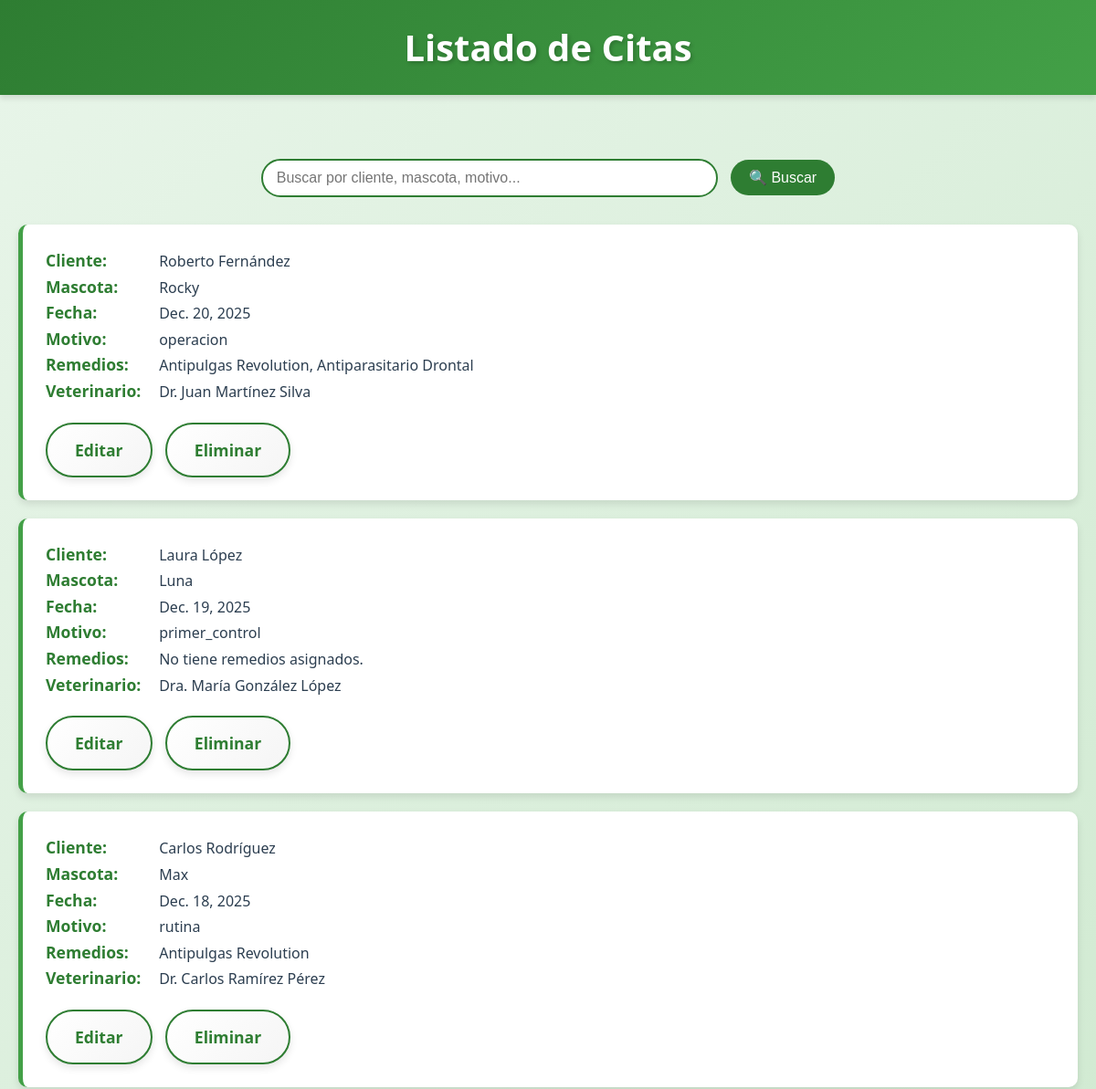
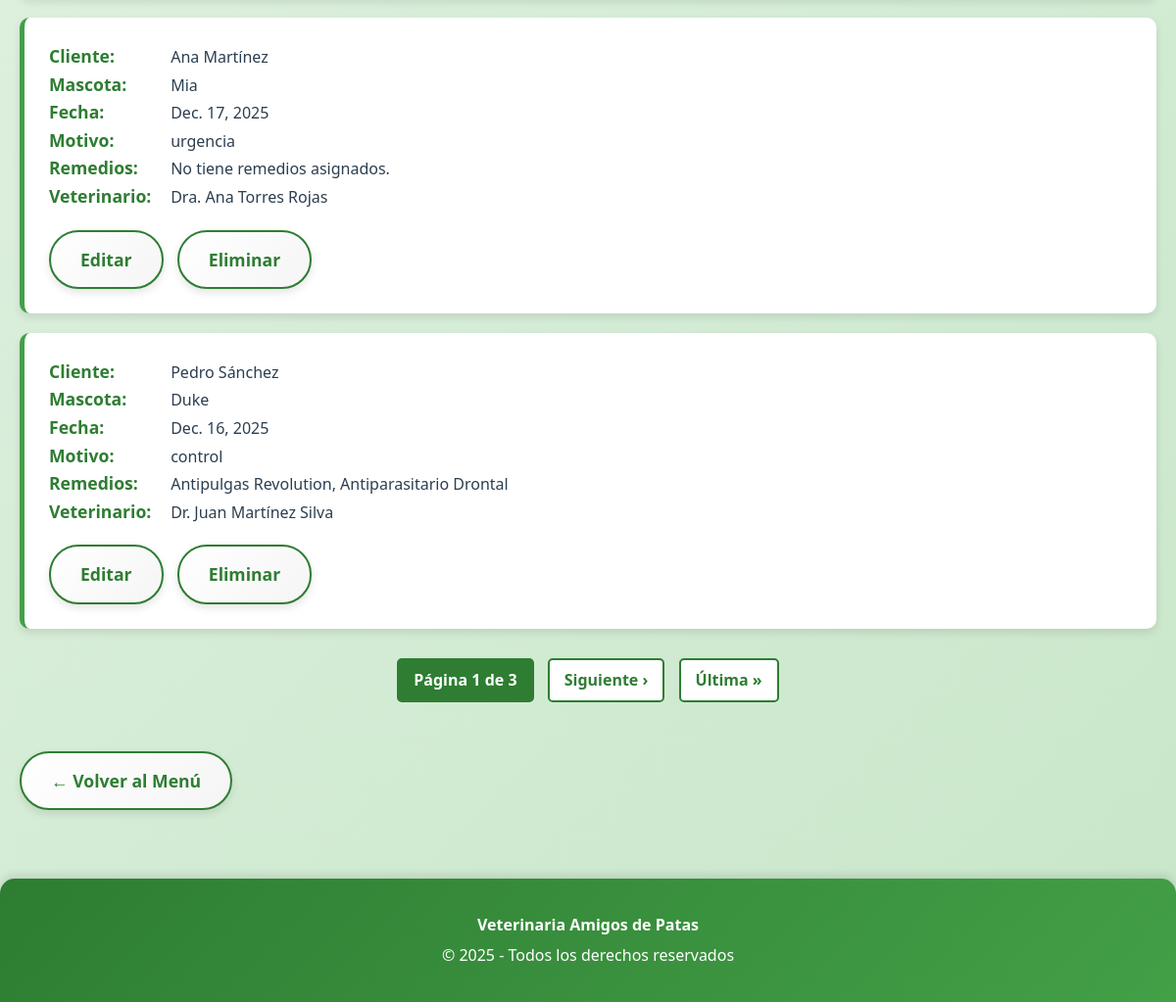
/citas/ (signed in), run on the app's committed database (2 pictures, top to bottom).
### appVeterinaria/models.py (models this page shows, shortened)
class CitaMascota(models.Model):
    MOTIVO_CHOICES = [
        ('control', 'Control'),
        ('urgencia', 'Urgencia'),
        ('rutina', 'Rutina'),
        ('primer_control', 'Primer Control'),
        ('operacion', 'Operación'),
    ]
    dato_cliente = models.ForeignKey('ClienteVet', on_delete=models.CASCADE)
    dato_mascota = models.ForeignKey('Mascota', on_delete=models.CASCADE)
    fecha_cita = models.DateField()
    motivo_cita = models.CharField(max_length=100, choices=MOTIVO_CHOICES)
    remedio_cita = models.ManyToManyField(Remedio, blank=True)  # Permite múltiples remedios o ninguno
    veterinario = models.ForeignKey('Veterinario', on_delete=models.SET_NULL, null=True, blank=True)

class ClienteVet(models.Model):
    nombre = models.CharField(
        max_length=60,
        validators=[RegexValidator(
            regex=r'^[a-zA-ZáéíóúÁÉÍÓÚñÑ\s]+$',
            message="El nombre solo puede contener letras y espacios.")]
    )
    apellido = models.CharField(
        max_length=45,
        validators=[RegexValidator(
            regex=r'^[a-zA-ZáéíóúÁÉÍÓÚñÑ\s]+$',
            message="El apellido solo puede contener letras y espacios.")]
    )
    telefono = models.CharField(
        max_length=12,
        validators=[RegexValidator(
            regex=r'^\d{9,12}$',
            message="El teléfono debe contener entre 9 y 12 dígitos.")]
    )
    email = models.EmailField(
        max_length=80,
        unique=True,
        error_messages={"unique": "Este correo electrónico ya está registrado."}
    )
    rut = models.CharField(
        max_length=13,
        unique=True,
        validators=[RegexValidator(
            regex=r'^\d{1,2}\.\d{3}\.\d{3}-[\dkK]$',
            message="El RUT debe tener el formato 12.345.678-K.")]
    )
    direccion = models.CharField(
        max_length=200,
        validators=[MinLengthValidator(10, "La dirección debe tener al menos 10 caracteres.")]
    )

class Mascota(models.Model):
    SEXO_CHOICES = [('Macho', 'Macho'), ('Hembra', 'Hembra')]
    ESPECIE_CHOICES = [('Perro', 'Perro'), ('Gato', 'Gato'), ('Otro', 'Otro')]
    nombre_mascota = models.CharField(max_length=50)
    sexo_mascota = models.CharField(max_length=10, choices=SEXO_CHOICES)
    edad_mascota = models.IntegerField(
        validators=[
            MinValueValidator(0, message="Edad inválida."),
            MaxValueValidator(30, message="Edad inválida.")
        ]
    )
    especie_mascota = models.CharField(max_length=60, choices=ESPECIE_CHOICES)
    raza_mascota = models.CharField(max_length=30)

class Remedio(models.Model):
    ANIMAL_CHOICES = [
        ('Perro', 'Perro'),
        ('Gato', 'Gato'),
        ('Otro', 'Otro'),
    ]
    nombre = models.CharField(max_length=50, unique=True)
    uso_recomendado = models.TextField(
        help_text="¿Para qué se recomienda este remedio?",
        default="No especificado",  # ✔ Valor por defecto
        blank=True,
        null=True
    )
    frecuencia = models.CharField(
        max_length=100,
        default='Una vez al día',
        blank=True,
        null=True,
        help_text="Ej: Cada 8 horas, una vez al día, etc."
    )
    animal = models.CharField(
        max_length=10,
        choices=ANIMAL_CHOICES,
        default='Perro',
        blank=True,
        null=True,
        help_text="Seleccione el tipo de animal al que va dirigido el remedio."
    )
    def __str__(self):
        return self.nombre

class Veterinario(models.Model):
    ESPECIALIDAD_CHOICES = [
        ('Perros', 'Perros'),
        ('Gatos', 'Gatos'),
        ('Otros', 'Otros'),
    ]
    nombre_veterinario = models.CharField(
        max_length=100,
        unique=True,
        validators=[MinLengthValidator(2)],
        verbose_name="Nombres y Apellidos"
    )
    especialidad = models.CharField(
        max_length=100,
        choices=ESPECIALIDAD_CHOICES,
        verbose_name="Especialidad"
    )
    email = models.EmailField(
        unique=True,
        validators=[EmailValidator()],
        verbose_name="Correo Electrónico"
    )
    telefono = models.CharField(
        max_length=15,
        unique=True,
        validators=[RegexValidator(
            regex=r'^\+?1?\d{9,15}$',
            message="El número de teléfono debe tener entre 9 y 15 dígitos."
        )],
        verbose_name="Teléfono"
    )
    direccion = models.CharField(
        max_length=255,
        validators=[MinLengthValidator(5)],
        verbose_name="Dirección"
    )

### appVeterinaria/views.py (the view)
# urls.py: path('citas/', views.listaCitas, name='citas'),
def listaCitas(request):
    if not usuario_logueado(request):
        messages.error(request, 'Debes iniciar sesión para acceder a esta sección.')
        return redirect('inicio')
    if not tiene_permiso(request, 'citas'):
        messages.error(request, 'No tienes permisos para acceder a esta sección.')
        return redirect('inicio')
    search_query = request.GET.get('search', '')
    if search_query:
        citasMascotas = CitaMascota.objects.filter(
            Q(dato_cliente__nombre__icontains=search_query) |
            Q(dato_cliente__apellido__icontains=search_query) |
            Q(dato_mascota__nombre_mascota__icontains=search_query) |
            Q(motivo_cita__icontains=search_query)
        ).order_by('-fecha_cita')
    else:
        citasMascotas = CitaMascota.objects.all().order_by('-fecha_cita')
    paginator = Paginator(citasMascotas, 5)
    page_number = request.GET.get('page')
    page_obj = paginator.get_page(page_number)
    data = {
        'citasMascotas': page_obj,
        'search_query': search_query,
        'page_obj': page_obj
    }
    return render(request, 'appVeterinaria/citas.html', data)

### appVeterinaria/views.py (called while the page is built)
def usuario_logueado(request):
    return request.session.get('user_logged', False)

def tiene_permiso(request, modulo):
    if not usuario_logueado(request):
        return False
    rol = request.session.get('rol', '')
    permisos = PERMISOS_ROL.get(rol, [])
    return modulo in permisos

### templates/appVeterinaria/citas.html (shortened to what this page needs)
<!DOCTYPE html>
<html lang="es">
<head>
    {% load static %}
    <link rel="stylesheet" href="{% static 'css/styles.css' %}">
</head>
<body>
    <header class="main-header">
        <h1>Listado de Citas</h1>
    </header>
    <div class="content">
        <div class="search-box">
            <form method="get">
                <input type="text" name="search" placeholder="Buscar por cliente, mascota, motivo..." value="{{ search_query }}">
                <button type="submit">🔍 Buscar</button>
            </form>
        </div>
        <ul class="data-list">
            {% for cita in citasMascotas %}
            <li class="data-item">
                <strong>Cliente:</strong> {{ cita.dato_cliente.nombre }} {{ cita.dato_cliente.apellido }}<br>
                <strong>Mascota:</strong> {{ cita.dato_mascota.nombre_mascota }}<br>
                <strong>Fecha:</strong> {{ cita.fecha_cita }}<br>
                <strong>Motivo:</strong> {{ cita.motivo_cita }}<br>
                <strong>Remedios:</strong>
                {% if cita.remedio_cita.all %}
                    {{ cita.remedio_cita.all|join:", " }}
                {% else %}
                    No tiene remedios asignados.
                {% endif %}<br>
                <strong>Veterinario:</strong> {{ cita.veterinario.nombre_veterinario|default:"No asignado" }}<br>
                <a href="{% url 'editar_cita' cita.id %}" class="btn-menu" style="background-color: #2196F3; margin-right: 10px;">Editar</a>
                <a href="{% url 'eliminar_cita' cita.id %}" class="btn-menu" style="background-color: #f44336;">Eliminar</a>
            </li>
            {% empty %}
            <li class="data-item">No se encontraron citas{% if search_query %} con ese criterio de búsqueda{% endif %}.</li>
            {% endfor %}
        </ul>
        {% if page_obj.has_other_pages %}
        <div class="pagination">
            <span class="current">Página {{ page_obj.number }} de {{ page_obj.paginator.num_pages }}</span>
            {% if page_obj.has_next %}
                <a href="?page={{ page_obj.next_page_number }}{% if search_query %}&search={{ search_query }}{% endif %}">Siguiente ›</a>
                <a href="?page={{ page_obj.paginator.num_pages }}{% if search_query %}&search={{ search_query }}{% endif %}">Última »</a>
            {% endif %}
        </div>
        {% endif %}
        <a href="{% url 'inicio' %}" class="btn-menu">← Volver al Menú</a>
    </div>
    <div class="footer">
        <p><strong>Veterinaria Amigos de Patas</strong></p>
        <p>&copy; 2025 - Todos los derechos reservados</p>
    </div>
</body>
</html>

### static/css/styles.css (style rules this page uses)
:root { --primary-green: #2e7d32; --secondary-green: #43a047; --light-green: #66bb6a; --very-light-green: #c8e6c9; --background-green: #e8f5e9; --dark-green: #1b5e20; --accent-orange: #ff9800; --white: #ffffff; --text-dark: #2c3e50; --shadow: rgba(0, 0, 0, 0.1); --shadow-hover: rgba(0, 0, 0, 0.2); }
* { margin: 0; padding: 0; box-sizing: border-box; }
body { font-family: 'Segoe UI', Tahoma, Geneva, Verdana, sans-serif; background: linear-gradient(135deg, #e8f5e9 0%, #c8e6c9 100%); color: var(--text-dark); line-height: 1.6; min-height: 100vh; }
.main-header { background: linear-gradient(135deg, var(--primary-green) 0%, var(--secondary-green) 100%); padding: 20px; color: var(--white); box-shadow: 0 4px 6px var(--shadow); position: sticky; top: 0; z-index: 100; }
.main-header h1 { display: flex; align-items: center; justify-content: center; font-size: 2.5em; margin: 0; text-shadow: 2px 2px 4px rgba(0, 0, 0, 0.2); animation: slideDown 0.5s ease-out; }
.content { max-width: 1200px; margin: 30px auto; padding: 20px; animation: fadeIn 0.6s ease-out; }
.data-list { list-style: none; padding: 0; margin-top: 30px; }
.data-item { background: var(--white); margin: 20px 0; padding: 25px; border-left: 5px solid var(--secondary-green); border-radius: 10px; box-shadow: 0 4px 8px var(--shadow); transition: all 0.3s ease; animation: slideIn 0.5s ease-out; }
.data-item strong { color: var(--primary-green); font-size: 1.1em; display: inline-block; min-width: 120px; }
.btn-menu { display: inline-block; padding: 14px 30px; background: linear-gradient(135deg, var(--white) 0%, #f5f5f5 100%); color: var(--primary-green); text-align: center; text-decoration: none; border: 2px solid var(--primary-green); border-radius: 30px; font-size: 1.1em; font-weight: bold; transition: all 0.3s ease; margin-top: 20px; box-shadow: 0 4px 8px var(--shadow); }
.footer { text-align: center; margin-top: 50px; padding: 30px 20px; background: linear-gradient(135deg, var(--primary-green) 0%, var(--secondary-green) 100%); color: var(--white); border-radius: 15px 15px 0 0; box-shadow: 0 -4px 8px var(--shadow); }
.footer p { margin: 5px 0; font-size: 1em; }

### templates/appVeterinaria/search_pagination.html (style rules this page uses)
.search-box { margin: 20px 0; text-align: center; }
.search-box input { padding: 10px 15px; width: 60%; max-width: 500px; border: 2px solid var(--primary-green); border-radius: 25px; font-size: 16px; }
.search-box button { padding: 10px 20px; background-color: var(--primary-green); color: white; border: none; border-radius: 25px; cursor: pointer; margin-left: 10px; font-size: 16px; }
.pagination { text-align: center; margin: 30px 0; }
.pagination a, .pagination span { display: inline-block; padding: 8px 15px; margin: 0 5px; background-color: var(--white); border: 2px solid var(--primary-green); border-radius: 5px; text-decoration: none; color: var(--primary-green); font-weight: bold; }
.pagination .current { background-color: var(--primary-green); color: white; }

### data on the page
CitaMascota: dato_cliente.nombre "Roberto", dato_cliente.apellido "Fernández", dato_mascota.nombre_mascota "Rocky", fecha_cita "Dec. 20, 2025", motivo_cita "operacion", remedio_cita.all "Antipulgas Revolution, Antiparasitario Drontal", veterinario.nombre_veterinario "Dr. Juan Martínez Silva"
CitaMascota: dato_cliente.nombre "Laura", dato_cliente.apellido "López", dato_mascota.nombre_mascota "Luna", fecha_cita "Dec. 19, 2025", motivo_cita "primer_control", shows "No tiene remedios asignados.", veterinario.nombre_veterinario "Dra. María González López"
CitaMascota: dato_cliente.nombre "Carlos", dato_cliente.apellido "Rodríguez", dato_mascota.nombre_mascota "Max", fecha_cita "Dec. 18, 2025", motivo_cita "rutina", remedio_cita.all "Antipulgas Revolution", veterinario.nombre_veterinario "Dr. Carlos Ramírez Pérez"
CitaMascota: dato_cliente.nombre "Ana", dato_cliente.apellido "Martínez", dato_mascota.nombre_mascota "Mia", fecha_cita "Dec. 17, 2025", motivo_cita "urgencia", shows "No tiene remedios asignados.", veterinario.nombre_veterinario "Dra. Ana Torres Rojas"
CitaMascota: dato_cliente.nombre "Pedro", dato_cliente.apellido "Sánchez", dato_mascota.nombre_mascota "Duke", fecha_cita "Dec. 16, 2025", motivo_cita "control", remedio_cita.all "Antipulgas Revolution, Antiparasitario Drontal", veterinario.nombre_veterinario "Dr. Juan Martínez Silva"

### other printed values
{{ page_obj.number }} "1"
{{ page_obj.paginator.num_pages }} "3"
